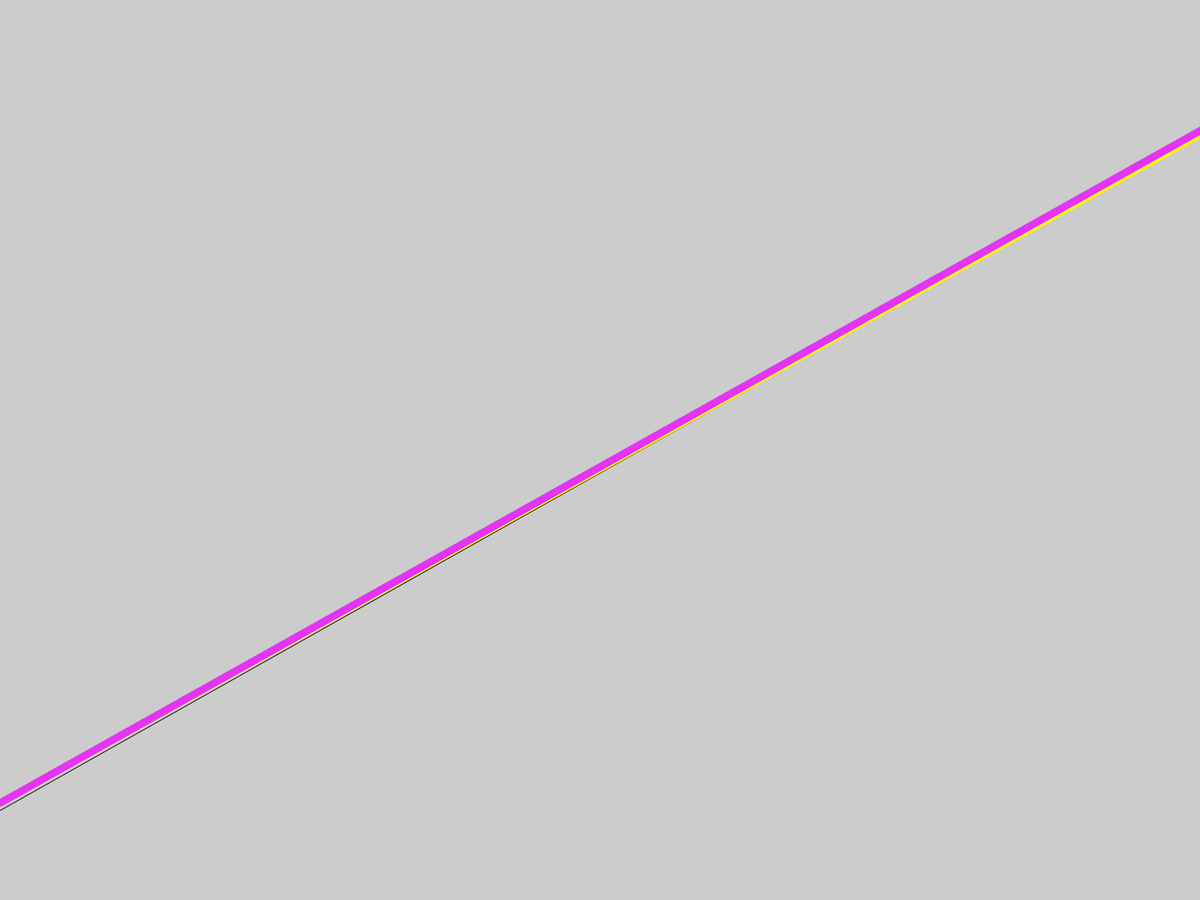
Frame 1 (no input)
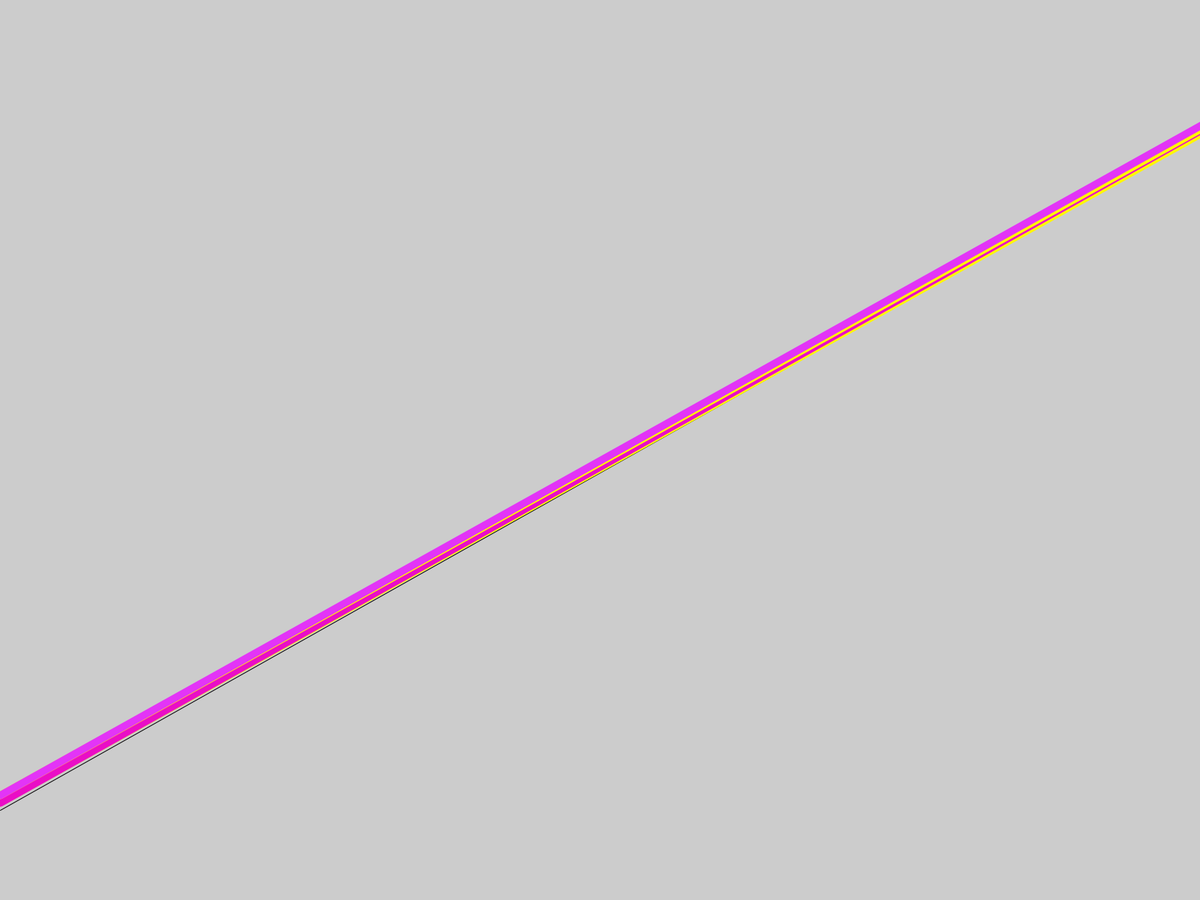
Frame 2 (the mouse pressed at the canvas centre, redrawn once)

The Processing sketch that drew these frames (run headless with seeded random() and noise(); the mouse was pressed at the canvas centre and the sketch redrawn once):

// Processing sketch: experiement_1
// ── experiement_1.pde
//3xHome Screen

//Global Variables
color  buttonColor, pink=#EA0EC6, black=#000000, yellow=#FFF700, purple=#E334F7, white=#FFFFFF, resetColor=white, red=#FF0009;
float buttonX, buttonY, buttonWidth, buttonHeight;
float recrWidth, rectHeight, circleDiameter1, circleDiameter2, circleDiameter3, circleDiameter4, circleDiameter5, circleDiameter6, circleDiameter7;
float circleDiameter8, circleDiameter9, circleDiameter10, circleDiameter11, circleDiameter12, circleDiameter13, circleDiameter14, circleDiameter15, circleDiameter16;
float ptX1, ptY1;
float ptX2, ptY2;
float ptX3, ptY3;
float ptX4, ptY4;
float ptX5, ptY5;
float ptX6, ptY6;
float ptX7, ptY7;
float ptX8, ptY8;
float ptX9, ptY9;
float ptX10, ptY10;
float ptX11, ptY11;
float ptX12, ptY12;
float ptX13, ptY13;
float ptX14, ptY14;
float ptX15, ptY15;
float ptX16, ptY16;
float y=1080;
float x=1920;
void setup() 
{
  fullScreen();
  noLoop();
  Population();
}//End Setup()

void draw()
{  
  frameRate(60);
  //
  line(0, y, x, 0); 
  stroke(yellow);
  strokeWeight(10);
  y = y - 10; 
  if (y < 0) { 
    y = x - 800;
  }
  line(x, 0, 0, y);
  stroke(purple);
  strokeWeight(10);
  x = x - 10;
  if (x < 0) {
    x = y - 1000;
  }
  line(0,y,x,0);
  stroke(pink);
  strokeWeight(10);//End draw()
}
void mousePressed() {  
  noLoop();
  loop();
  if (mouseX >= buttonX && mouseY >= buttonY && mouseX <= buttonX+buttonWidth &&  mouseY <= buttonY+buttonHeight) exit();
}// End mousePressed()

// ── population.pde
void Population() {
  buttonX = displayWidth*126/128;
  buttonY = displayHeight*0/128;
  buttonWidth = displayWidth*128/128;
  buttonHeight = displayHeight*3/128;
  ptY1 = ptY2 = ptY3 = ptY4 = displayHeight*0; 
  ptY5 = ptY6 = ptY7 = ptY8 = displayHeight*1/3;
  ptY9 = ptY10 = ptY11 = ptY12 = displayHeight*2/3;
  ptY13 = ptY14 = ptY15 = ptY16 = displayHeight*3/3;
  ptX1 = ptX5 = ptX9 = ptX13 = displayWidth*0;
  ptX2 = ptX6 = ptX10 = ptX14 = displayWidth*1/3;
  ptX3 = ptX7 = ptX11 = ptX15 = displayWidth*2/3;
  ptX4= ptX8 = ptX12 = ptX16 = displayWidth*3/3;
  recrWidth = displayWidth*1/3;
  rectHeight = displayHeight*1/3;
  circleDiameter1 = displayWidth=1*50;
  circleDiameter2 = displayWidth=1*50;
  circleDiameter3 = displayWidth=1*50;
  circleDiameter4 = displayHeight=1*50;
  circleDiameter5 = displayWidth=1*50;
  circleDiameter6 = displayWidth=1*50;
  circleDiameter7 = displayWidth=1*50;
  circleDiameter8 = displayWidth=1*50;
  circleDiameter9 = displayWidth=1*50;
  circleDiameter10 = displayWidth=1*50;
  circleDiameter11 = displayWidth=1*50;
  circleDiameter12 = displayWidth=1*50;
  circleDiameter13 = displayWidth=1*50;
  circleDiameter14 = displayWidth=1*50;
  circleDiameter15 = displayWidth=1*50;
  circleDiameter16 = displayWidth=1*50;
}//End Population()
